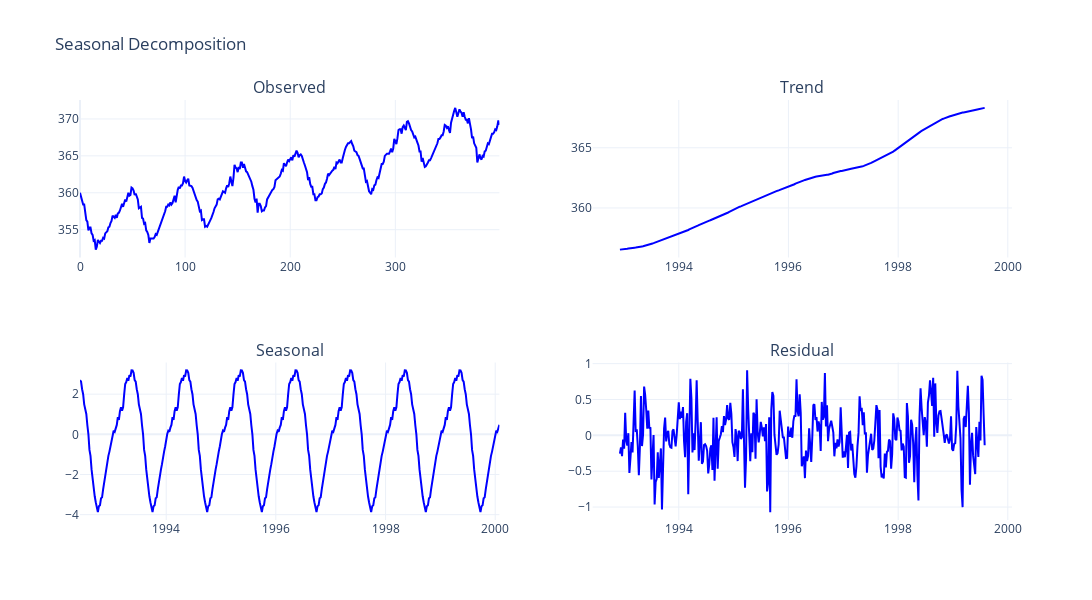

Here is the notebook cell this chart was saved with:
### Markdown cell above
### Seasonal Decomposition

Seasonal decomposition is a method to decompose a time series into its components: trend, seasonality, and residuals. The decomposition is additive if the components are added together, and multiplicative if they are multiplied. The decomposition is useful for understanding the underlying patterns in the time series data.

### Code cell
from clustering_and_time_series import local_seasonal_decompose

result = local_seasonal_decompose(train['co2'], model='additive')

fig = make_subplots(rows=2, cols=2, shared_xaxes=False, shared_yaxes=False, subplot_titles=("Observed", "Trend", "Seasonal", "Residual"))
fig.add_trace(go.Scatter(x=list(range(len(result.observed.index))), y=result.observed, mode='lines', marker=dict(color = "blue")), row=1, col=1)
fig.add_trace(go.Scatter(x=result.trend.index, y=result.trend, mode='lines', marker=dict(color = "blue")), row=1, col=2)
fig.add_trace(go.Scatter(x=result.seasonal.index, y=result.seasonal, mode='lines', marker=dict(color = "blue")), row=2, col=1)
fig.add_trace(go.Scatter(x=result.resid.index, y=result.resid, mode='lines', marker=dict(color = "blue")), row=2, col=2)
fig.update_layout(height=600, width=1200, title_text="Seasonal Decomposition", template='plotly_white', showlegend = False)
fig.show()

### Figure 1 — Plotly figure (JSON) as saved in the notebook; plotly's stock layout.template omitted (floating-point values rounded to 4 significant figures; data arrays with more than 128 entries replaced by an {"elided": "..."} marker saying what was removed)
{"data": [{"marker": {"color": "blue"}, "mode": "lines", "type": "scatter", "x": {"elided": "400 int values"}, "xaxis": "x", "y": {"elided": "400 float values"}, "yaxis": "y"}, {"marker": {"color": "blue"}, "mode": "lines", "type": "scatter", "x": {"elided": "400 str values"}, "xaxis": "x2", "y": {"elided": "400 float values"}, "yaxis": "y2"}, {"marker": {"color": "blue"}, "mode": "lines", "type": "scatter", "x": {"elided": "400 str values"}, "xaxis": "x3", "y": {"elided": "400 float values"}, "yaxis": "y3"}, {"marker": {"color": "blue"}, "mode": "lines", "type": "scatter", "x": {"elided": "400 str values"}, "xaxis": "x4", "y": {"elided": "400 float values"}, "yaxis": "y4"}], "layout": {"annotations": [{"font": {"size": 16}, "showarrow": false, "text": "Observed", "x": 0.225, "xanchor": "center", "xref": "paper", "y": 1, "yanchor": "bottom", "yref": "paper"}, {"font": {"size": 16}, "showarrow": false, "text": "Trend", "x": 0.775, "xanchor": "center", "xref": "paper", "y": 1, "yanchor": "bottom", "yref": "paper"}, {"font": {"size": 16}, "showarrow": false, "text": "Seasonal", "x": 0.225, "xanchor": "center", "xref": "paper", "y": 0.375, "yanchor": "bottom", "yref": "paper"}, {"font": {"size": 16}, "showarrow": false, "text": "Residual", "x": 0.775, "xanchor": "center", "xref": "paper", "y": 0.375, "yanchor": "bottom", "yref": "paper"}], "height": 600, "showlegend": false, "title": {"text": "Seasonal Decomposition"}, "width": 1200, "xaxis": {"anchor": "y", "domain": [0, 0.45]}, "xaxis2": {"anchor": "y2", "domain": [0.55, 1]}, "xaxis3": {"anchor": "y3", "domain": [0, 0.45]}, "xaxis4": {"anchor": "y4", "domain": [0.55, 1]}, "yaxis": {"anchor": "x", "domain": [0.625, 1]}, "yaxis2": {"anchor": "x2", "domain": [0.625, 1]}, "yaxis3": {"anchor": "x3", "domain": [0, 0.375]}, "yaxis4": {"anchor": "x4", "domain": [0, 0.375]}}}
